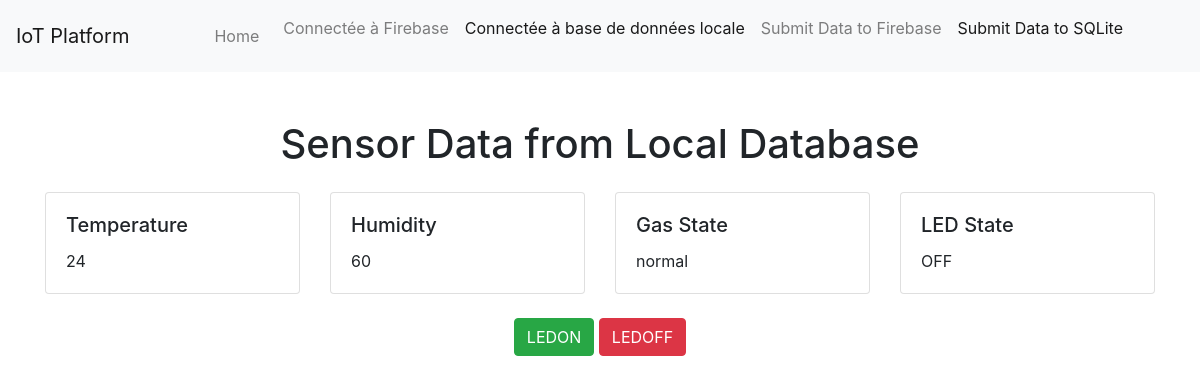
The page /page2 on the database as committed earlier.
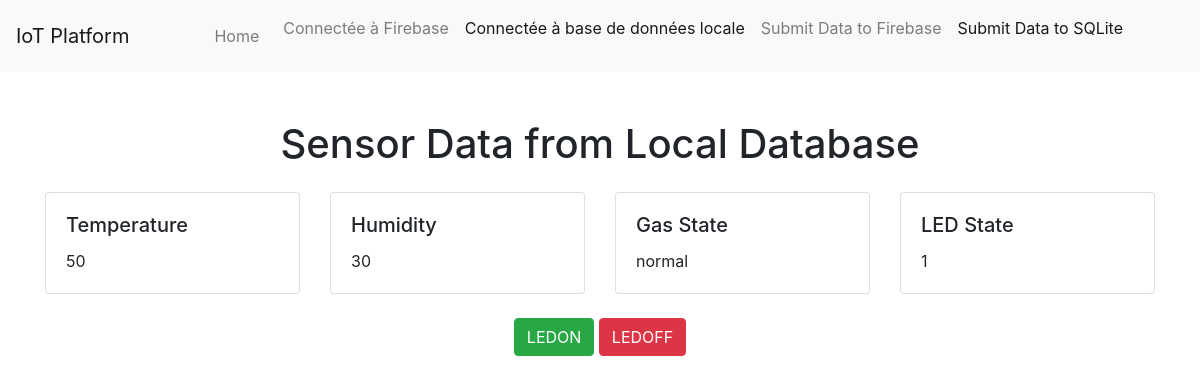
The same page on the database as committed later.
### tables this page shows
CREATE TABLE sensor_data (
    id INTEGER PRIMARY KEY AUTOINCREMENT,
    temperature TEXT,
    humidity TEXT,
    gas TEXT,
    led TEXT
, timestamp TEXT);

### app.py (the view)
@app.route('/page2')
def page2():
    conn = get_db()
    cur = conn.cursor()
    cur.execute("SELECT * FROM sensor_data ORDER BY id DESC LIMIT 1")
    row = cur.fetchone()
    if row is None:
        data = {'temperature': 'N/A', 'humidity': 'N/A', 'gas': 'N/A', 'led': 'N/A'}
    else:
        data = {
            'temperature': row['temperature'],
            'humidity': row['humidity'],
            'gas': row['gas'],
            'led': row['led']
        }
    if request.headers.get('X-Requested-With') == 'XMLHttpRequest':
        return jsonify(data)
    return render_template('page2.html', data=data)

### app.py (called while the page is built)
def get_db():
    conn = sqlite3.connect(DATABASE)
    conn.row_factory = sqlite3.Row
    return conn

### templates/page2.html (shortened to what this page needs)
<!DOCTYPE html>
<html lang="en">
<head>
    <link rel="stylesheet" href="https://stackpath.bootstrapcdn.com/bootstrap/4.5.2/css/bootstrap.min.css">
</head>
<body>
        <nav class="navbar navbar-expand-lg navbar-light bg-light">
            <a class="navbar-brand" href="#">IoT Platform</a>
            <div class="collapse navbar-collapse justify-content-center" id="navbarNav">
                <ul class="navbar-nav">
                    <li class="nav-link">
                        <a class="nav-link" href="/">Home <span class="sr-only">(current)</span></a>
                    </li>
                    <li class="nav-item">
                        <a class="nav-link" href="page1">Connectée à Firebase</a>
                    </li>
                    <li class="nav-item active">
                        <a class="nav-link" href="page2">Connectée à base de données locale</a>
                    </li>
                    <li class="nav-item">
                        <a class="nav-link" href="submit_form">Submit Data to Firebase</a>
                    </li>
                    <li class="nav-item active">
                        <a class="nav-link" href="submit_sqlite">Submit Data to SQLite</a>
                    </li>
                </ul>
            </div>
        </nav>
    <div class="container mt-5">
        <h1 class="text-center">Sensor Data from Local Database</h1>
        <div class="mt-4">
            <div class="row">
                <div class="col-md-3">
                    <div class="card">
                        <div class="card-body">
                            <h5 class="card-title">Temperature</h5>
                            <p class="card-text">{{ data.temperature }}</p>
                        </div>
                    </div>
                </div>
                <div class="col-md-3">
                    <div class="card">
                        <div class="card-body">
                            <h5 class="card-title">Humidity</h5>
                            <p class="card-text">{{ data.humidity }}</p>
                        </div>
                    </div>
                </div>
                <div class="col-md-3">
                    <div class="card">
                        <div class="card-body">
                            <h5 class="card-title">Gas State</h5>
                            <p class="card-text">{{ data.gas }}</p>
                        </div>
                    </div>
                </div>
                <div class="col-md-3">
                    <div class="card">
                        <div class="card-body">
                            <h5 class="card-title">LED State</h5>
                            <p class="card-text" id="led-state">{{ data.led }}</p>
                        </div>
                    </div>
                </div>
            </div>
        </div>
        <div class="text-center mt-4">
            <button class="btn btn-success" onclick="updateLED(1)">LEDON</button>
            <button class="btn btn-danger" onclick="updateLED(0)">LEDOFF</button>
        </div>
    </div>
</body>
</html>

Rows that differ between the two databases and show on the page:
no longer on this page (row unchanged): sensor_data: temperature "24", humidity "60", gas "normal", led "OFF"
added sensor_data: temperature "50", humidity "30", gas "normal", led "1"
